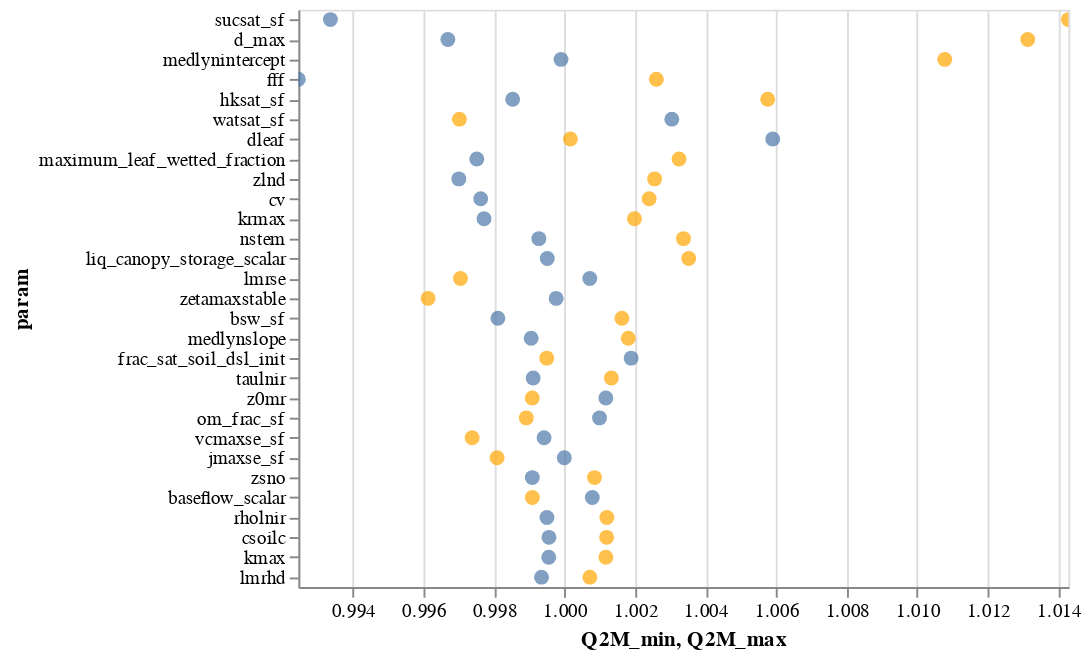

Here is the notebook cell this chart was saved with:
### Markdown cell above
### Make figure

### Code cell
source = df
data_var = 'Q2M'
minvals = alt.Chart(source).mark_circle(size=60).encode(
    x=alt.X(data_var+'_min', scale=alt.Scale(domain=[np.nanmin(source[data_var+'_min']), np.nanmax(source[data_var+'_min'])])),
    y=alt.Y('param',sort=alt.SortField(field=data_var+'_range', order='descending')),
    tooltip=['param']
).interactive()

maxvals = alt.Chart(source).mark_circle(size=60,color='orange').encode(
    x=alt.X(data_var+'_max', scale=alt.Scale(domain=[np.nanmin(source[data_var+'_max']), np.nanmax(source[data_var+'_max'])])),
    y=alt.Y('param',sort=alt.SortField(field=data_var+'_range', order='descending')),
    tooltip=['param'],
).interactive()

(minvals+maxvals).transform_window(
    rank='rank('+data_var+'_range)',
    sort=[alt.SortField(data_var+'_range', order='descending')]
).transform_filter(
    (alt.datum.rank < 30)
)

### Figure 1 — Vega-Lite specification as saved in the notebook (floating-point values rounded to 4 significant figures; data arrays with more than 128 entries replaced by an {"elided": "..."} marker saying what was removed)
{"$schema": "https://vega.github.io/schema/vega-lite/v3.4.0.json", "config": {"mark": {"tooltip": null}, "view": {"height": 300, "width": 400}}, "data": {"name": "data-5b1c523f46e84faccb661ec5d2c49ab5"}, "datasets": {"data-5b1c523f46e84faccb661ec5d2c49ab5": {"elided": "194 records"}}, "layer": [{"encoding": {"tooltip": [{"field": "param", "type": "nominal"}], "x": {"field": "Q2M_min", "scale": {"domain": [0.9925, 1.006]}, "type": "quantitative"}, "y": {"field": "param", "sort": {"field": "Q2M_range", "order": "descending"}, "type": "nominal"}}, "mark": {"size": 60, "type": "circle"}, "selection": {"selector001": {"bind": "scales", "encodings": ["x", "y"], "type": "interval"}}}, {"encoding": {"tooltip": [{"field": "param", "type": "nominal"}], "x": {"field": "Q2M_max", "scale": {"domain": [0.9961, 1.014]}, "type": "quantitative"}, "y": {"field": "param", "sort": {"field": "Q2M_range", "order": "descending"}, "type": "nominal"}}, "mark": {"color": "orange", "size": 60, "type": "circle"}, "selection": {"selector002": {"bind": "scales", "encodings": ["x", "y"], "type": "interval"}}}], "transform": [{"sort": [{"field": "Q2M_range", "order": "descending"}], "window": [{"as": "rank", "field": "Q2M_range", "op": "rank"}]}, {"filter": "(datum.rank < 30)"}]}
